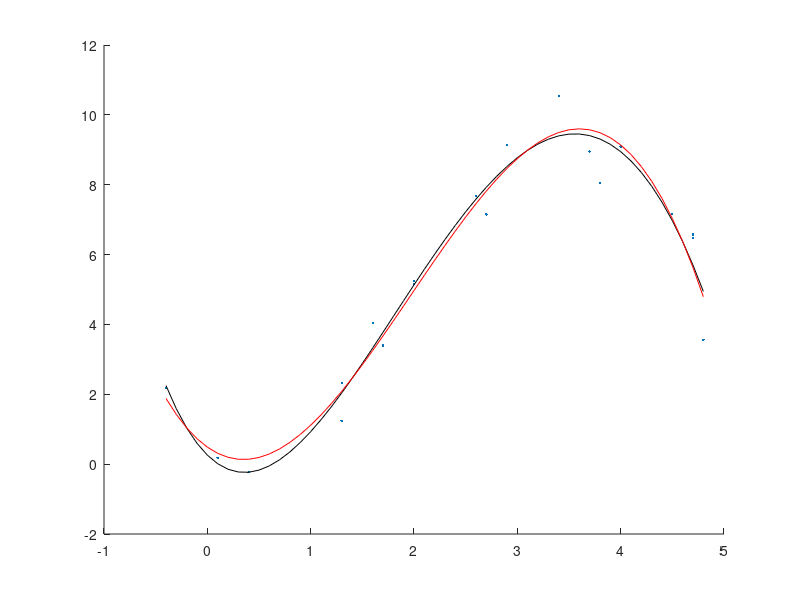

This chart was generated by the following MATLAB code:
clear all
clf
x = [4.7,2,2.7,0.1,4.7,3.7,2,3.4,1.3,3.8,4.8,1.7,...
    -0.4,4.5,1.3,0.4,2.6,4,2.9,1.6]';
y = [6.57,5.15,7.15,0.18,6.48,8.95,5.24,10.54,1.24,...
    8.05,3.56,3.4,2.18,7.16,2.32,-0.23,7.68,9.09,9.13,4.04]';
n = length(x);
X = [ones(n,1) x x.^2 x.^3 x.^4 x.^5];
m = size(X,2);
XX = X'*X;
Xy = X'*y;
betahat = XX\Xy; %estimate under the full model
ym = X*betahat; 

hold on %plotting data & 5th degree pol fit
plot(x,y,'.')
xvals = [min(x):0.1:max(x)]'; 
nn = size(xvals,1)
Xmat =  [ones(nn,1) xvals xvals.^2  xvals.^3 xvals.^4 xvals.^5];  
yvals =Xmat*betahat;
plot(xvals,yvals,'k')

X_4 = [ ones(n,1) x x.^2 x.^3 x.^4 ]; %omitting 5th degree
k = size(X_4, 2); %number of parameters in reduced model
betahat_4 = X_4'*X_4\(X_4'*y);
y_4 = X_4*betahat_4; 
T_4 = (n -m)/(m - k)*(norm(y-y_4)^2 - norm(y - ym)^2)/norm(y - ym)^2
pval_4 = 1 - cdf('F',T_4,m-k,n-m)



X = [ones(n,1) x x.^2 x.^3 x.^4 ];
m = size(X,2);
XX = X'*X;
Xy = X'*y;
betahat = XX\Xy; %estimate under the full model
ym = X*betahat; 
X_3 = [ ones(n,1) x x.^2 x.^3  ]; %omitting 4th degree
k = size(X_3, 2); %number of parameters in reduced model
betahat_3 = X_3'*X_3\(X_3'*y);
y_3 = X_3*betahat_3; 
T_3 = (n -m)/(m - k)*(norm(y-y_3)^2 - norm(y - ym)^2)/norm(y - ym)^2
pval_3 = 1 - cdf('F',T_3,m-k,n-m)


X = [ones(n,1) x x.^2 x.^3  ];
m = size(X,2);
XX = X'*X;
Xy = X'*y;
betahat = XX\Xy; %estimate under the full model
ym = X*betahat; 
X_2 = [ ones(n,1) x x.^2  ]; %omitting 3rd degree
k = size(X_2, 2); %number of parameters in reduced model
betahat_2 = X_2'*X_2\(X_2'*y);
y_2 = X_2*betahat_2; 
T_2 = (n -m)/(m - k)*(norm(y-y_2)^2 - norm(y - ym)^2)/norm(y - ym)^2
pval_2 = 1 - cdf('F',T_2,m-k,n-m)


Xmat =  [ones(nn,1) xvals xvals.^2  xvals.^3];  
yvals =Xmat*betahat;
plot(xvals,yvals,'r') %plotting 3rd degree pol fit
hold off
